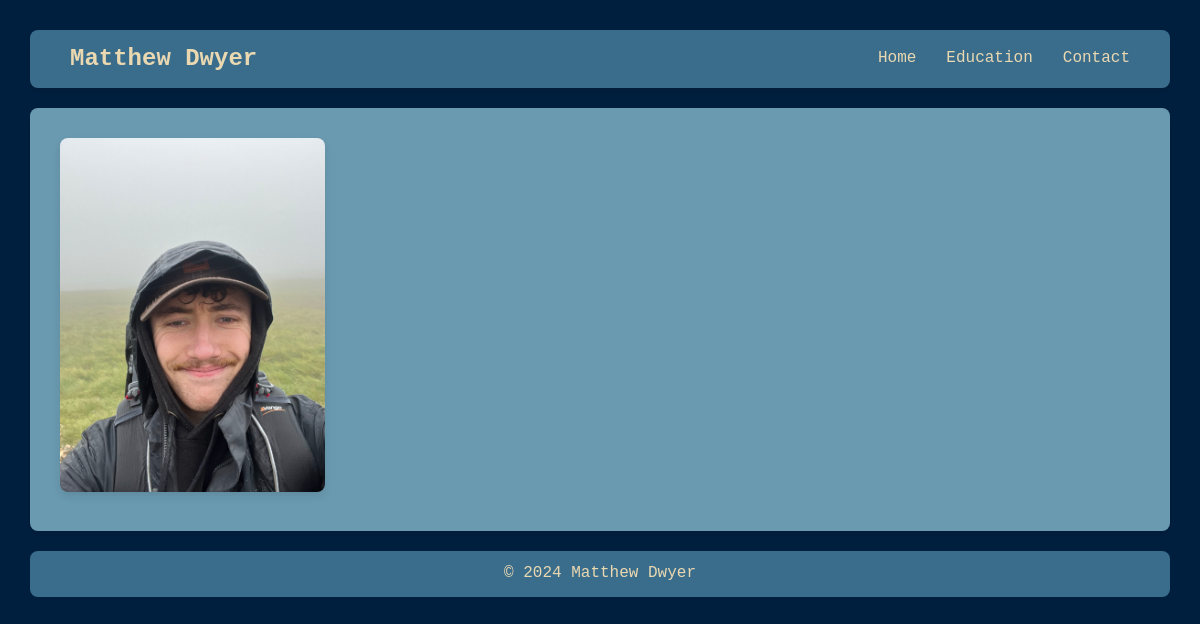
The app's page /, older data.
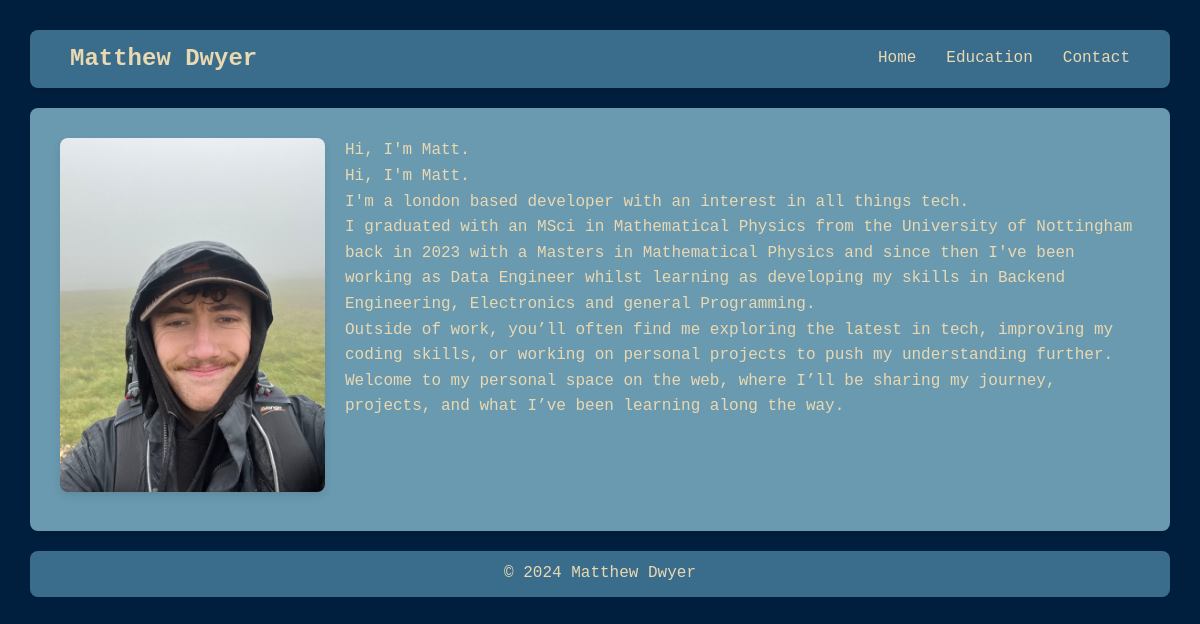
The same page, newer data.
### core/models.py (models this page shows, shortened)
class HomePageContent(models.Model):
    title = models.CharField(max_length=200, null=True, blank=True)
    note = models.CharField(max_length=200, null=True, blank=True)
    body = models.TextField()
    position = models.PositiveIntegerField()
    class Meta:
        ordering = ['position']

### core/views.py (the view)
# urls.py: path('', views.home, name='home'),
def home(request):
    content = HomePageContent.objects.all()
    return render(request, 'core/home.html', {'content': content})

### core/templates/core/home.html (shortened to what this page needs)
<!DOCTYPE html>
<html lang="en">
<head>
    {% load static %}
    <link rel="stylesheet" href="{% static '\core\styles.css' %}">
</head>
<body>
    <nav>
        <div class="nav-container">
            <h1 class="logo"><a href="{% url 'home' %}">Matthew Dwyer</a></h1>
            <div class="nav-link">
                <a href="{% url 'home' %}">Home</a>
                <a href="{% url 'education' %}">Education</a>
                <a href="{% url 'contact' %}">Contact</a>
            </div>
        </div>
    </nav>
    <main>
        <div class="home-content">
            <div class="home-image">
                <img src="{% static '\core\images\profile photo.jpg' %}" alt="Me!">
            </div>
            <div class="home-text-container">
                {% for text in content %}
                    <article>
                        <p>{{ text.body|linebreaks }}</p>
                    </article>
                {% endfor %}
            </div>
        </div>
    </main>
<footer>
    <div class="container">
        <p>&copy; <span id="year"></span> Matthew Dwyer</p>
    </div>
</footer>
</body>
</html>

Row changes from the older to the newer data that the page shows:
added HomePageContent: body "Hi, I'm Matt."
added HomePageContent: body "Hi, I'm Matt."
added HomePageContent: body "I'm a london based developer with an interest in all things tech."
added HomePageContent: body "I graduated with an MSci in Mathematical Physics from the University of Nottingham back in 2023 with a Masters in Mathematical Physics and since then I've been working as Data Engineer whilst learning as developing my skills in Backend Engineering, Electronics and general Programming."
added HomePageContent: body "Outside of work, you’ll often find me exploring the latest in tech, improving my coding skills, or working on personal projects to push my understanding further. Welcome to my personal space on the web, where I’ll be sharing my journey, projects, and what I’ve been learning along the way."
